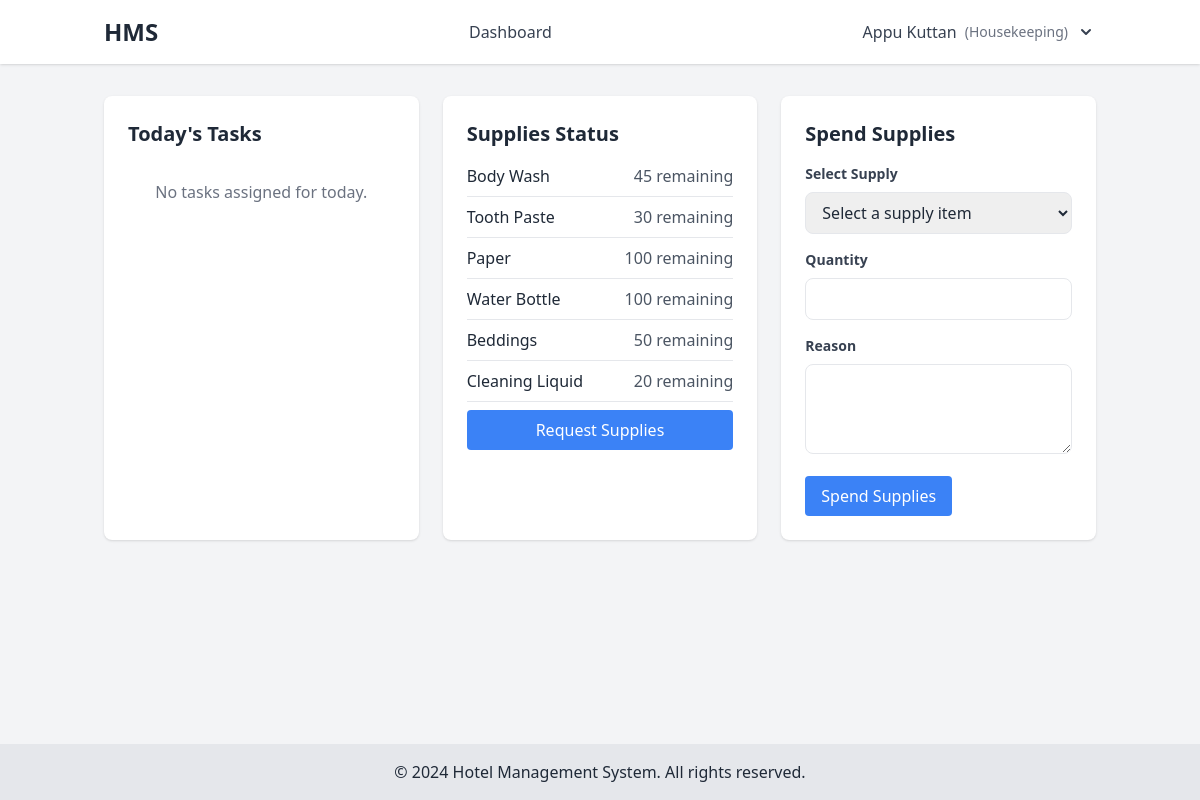
/dashboard/ (signed in), run on the app's committed database.
### hms_app/models.py (models this page shows, shortened)
class User(AbstractUser):
    ADMIN = 'admin'
    MANAGER = 'manager'
    RECEPTIONIST = 'receptionist'
    HOUSEKEEPING = 'housekeeping'
    GUEST = 'guest'
    ROLE_CHOICES = [
        (ADMIN, 'Admin'),
        (MANAGER, 'Manager'),
        (RECEPTIONIST, 'Receptionist'),
        (HOUSEKEEPING, 'Housekeeping'),
        (GUEST, 'Guest'),
    ]
    role = models.CharField(max_length=20, choices=ROLE_CHOICES, default=GUEST)
    phone_number = models.CharField(max_length=15, blank=True)
    two_factor_enabled = models.BooleanField(default=False)
    two_factor_code = models.CharField(max_length=6, null=True, blank=True)

class InventoryItem(models.Model):
    CATEGORY_CHOICES = [
        ('cleaning', 'Cleaning Supplies'),
        ('amenities', 'Guest Amenities'),
        ('linens', 'Linens'),
        ('maintenance', 'Maintenance'),
        ('office', 'Office Supplies')
    ]
    name = models.CharField(max_length=100)
    category = models.CharField(max_length=20, choices=CATEGORY_CHOICES, default='cleaning')
    quantity = models.PositiveIntegerField(default=0)
    minimum_threshold = models.PositiveIntegerField(default=10)
    unit = models.CharField(max_length=20, default='pieces')
    description = models.TextField(blank=True, null=True)
    last_restocked = models.DateTimeField(default=timezone.now)

### hms_app/views.py (the view)
# urls.py: path('dashboard/', views.dashboard, name='dashboard'),
@login_required
def dashboard(request):
    user = request.user
    if user.role == User.ADMIN:
        return admin_dashboard(request)
    elif user.role == User.MANAGER:
        return manager_dashboard(request)
    elif user.role == User.RECEPTIONIST:
        return receptionist_dashboard(request)
    elif user.role == User.HOUSEKEEPING:
        return housekeeping_dashboard(request)
    else:
        return guest_dashboard(request)

### hms_app/views.py (called while the page is built)
def housekeeping_dashboard(request):
    context = {
        'tasks': HousekeepingTask.objects.filter(
            assigned_to=request.user,
            status__in=['pending', 'in_progress']
        ).order_by('-priority', '-created_at'),
        'supplies': InventoryItem.objects.all(),
        'pending_requests': SupplyRequest.objects.filter(
            requested_by=request.user,
            status='pending'
        )
    }
    return render(request, 'dashboard/housekeeping_dashboard.html', context)

### templates/dashboard/housekeeping_dashboard.html (shortened to what this page needs)
{% extends 'base.html' %}
{% block content %}
<div class="grid grid-cols-1 md:grid-cols-3 gap-6">
    <div class="bg-white p-6 rounded-lg shadow">
        <h2 class="text-xl font-semibold mb-4">Today's Tasks</h2>
        <div class="space-y-2">
            {% for task in tasks %}
            <div class="border-b pb-2">
                <p>Room {{ task.room.room_number }} - {{ task.task_type }}</p>
                <p class="text-sm text-gray-600">Assigned to: {{ task.assigned_to.get_full_name }}</p>
                <p class="text-sm text-gray-500">Priority: {{ task.priority }}</p>
                <div class="mt-2">
                    <form method="POST" action="{% url 'update_task_status' task.id %}">
                        {% csrf_token %}
                        <button type="submit" class="px-3 py-1 bg-green-500 text-white rounded hover:bg-green-600">Mark Complete</button>
                    </form>
                </div>
            </div>
            {% empty %}
            <p class="text-gray-500 text-center py-4">No tasks assigned for today.</p>
            {% endfor %}
        </div>
    </div>
    <div class="bg-white p-6 rounded-lg shadow">
        <h2 class="text-xl font-semibold mb-4">Supplies Status</h2>
        <div class="space-y-2">
            {% if supplies %}
                {% for supply in supplies %}
                <div class="flex justify-between items-center border-b pb-2">
                    <span class="font-medium">{{ supply.name }}</span>
                    <div class="flex items-center space-x-4">
                        <span class="{% if supply.quantity < supply.minimum_threshold %}text-red-500 font-semibold{% else %}text-gray-600{% endif %}">
                            {{ supply.quantity }} remaining
                        </span>
                    </div>
                </div>
                {% empty %}
                <p class="text-gray-500 text-center py-4">No supplies information available.</p>
                {% endfor %}
            {% else %}
                <p class="text-gray-500 text-center py-4">No supplies information available.</p>
            {% endif %}
            <a href="{% url 'request_supplies' %}" class="block mt-4 px-4 py-2 bg-blue-500 text-white rounded text-center hover:bg-blue-600">
                Request Supplies
            </a>
        </div>
    </div>
    <div class="bg-white p-6 rounded-lg shadow">
        <h2 class="text-xl font-semibold mb-4">Spend Supplies</h2>
        <form method="POST" action="{% url 'spend_supplies' %}" class="space-y-4">
            <div>
                <label class="block text-gray-700 text-sm font-bold mb-2">Select Supply</label>
                <select name="supply_id" class="w-full px-3 py-2 border rounded-lg focus:outline-none focus:ring-2 focus:ring-blue-500" required>
                    <option value="">Select a supply item</option>
                </select>
            </div>
            <div>
                <label class="block text-gray-700 text-sm font-bold mb-2">Quantity</label>
                <input type="number" name="quantity" class="w-full px-3 py-2 border rounded-lg focus:outline-none focus:ring-2 focus:ring-blue-500" required>
            </div>
            <div>
                <label class="block text-gray-700 text-sm font-bold mb-2">Reason</label>
                <textarea name="reason" class="w-full px-3 py-2 border rounded-lg focus:outline-none focus:ring-2 focus:ring-blue-500" rows="3" required></textarea>
            </div>
            <div>
                <button type="submit" class="px-4 py-2 bg-blue-500 text-white rounded text-center hover:bg-blue-600">
                    Spend Supplies
                </button>
            </div>
        </form>
    </div>
</div>
{% endblock %}

### templates/base.html (shortened to what this page needs)
<!DOCTYPE html>
<html lang="en">
<head>
    <script src="https://cdn.tailwindcss.com"></script>
</head>
<body class="min-h-screen bg-gray-100 text-gray-800 flex flex-col">
    <header class="bg-white shadow">
        <div class="container mx-auto px-4 py-4 flex justify-between items-center">
            <a href="{% url 'dashboard' %}" class="text-2xl font-bold">HMS</a>
            <nav class="space-x-4">
                {% if user.is_authenticated %}
                {% if user.role == 'admin' %}
                <a href="{% url 'dashboard' %}" class="text-gray-700 hover:text-blue-500">Dashboard</a>
                <a href="{% url 'room_list' %}" class="text-gray-700 hover:text-blue-500">Rooms</a>
                <a href="{% url 'generate_reports' %}" class="text-gray-700 hover:text-blue-500">Reports</a>
                <a href="{% url 'payroll_summary' %}" class="text-gray-700 hover:text-blue-500">Payroll</a>
                {% elif user.role == 'receptionist' %}
                <a href="{% url 'dashboard' %}" class="text-gray-700 hover:text-blue-500">Dashboard</a>
                <a href="{% url 'booking_list' %}" class="text-gray-700 hover:text-blue-500">Reservations</a>
                {% elif user.role == 'housekeeping' %}
                <a href="{% url 'dashboard' %}" class="text-gray-700 hover:text-blue-500">Dashboard</a>
                {% else %}
                <a href="{% url 'dashboard' %}" class="text-gray-700 hover:text-blue-500">Dashboard</a>
                <a href="{% url 'booking_list' %}" class="text-gray-700 hover:text-blue-500">My Bookings</a>
                {% endif %}
                {% endif %}
            </nav>
            <div class="flex items-center">
                {% if user.is_authenticated %}
                <div x-data="{ open: false }" class="relative">
                    <button @click="open = !open" class="flex items-center space-x-2 text-gray-700 hover:text-blue-500">
                        <span>{{ user.get_full_name|default:user.username }}</span>
                        <span class="text-sm text-gray-500">({{ user.role|title }})</span>
                        <svg xmlns="http://www.w3.org/2000/svg" class="h-5 w-5" viewBox="0 0 20 20" fill="currentColor">
                            <path fill-rule="evenodd"
                                d="M5.293 7.293a1 1 0 011.414 0L10 10.586l3.293-3.293a1 1 0 111.414 1.414l-4 4a1 1 0 01-1.414 0l-4-4a1 1 0 010-1.414z"
                                clip-rule="evenodd" />
                        </svg>
                    </button>
                </div>
                {% else %}
                <div class="space-x-4">
                    <a href="{% url 'login' %}" class="text-blue-500 hover:underline">Login</a>
                    <a href="{% url 'register' %}" class="text-blue-500 hover:underline">Register</a>
                </div>
                {% endif %}
            </div>
        </div>
    </header>
    <main class="container mx-auto px-4 py-8 flex-grow">
        {% block content %}{% endblock %}
    </main>
    <footer class="bg-gray-200 text-center py-4 mt-auto">
        <p>&copy; {% now "Y" %} Hotel Management System. All rights reserved.</p>
    </footer>
</body>
</html>

### data on the page
User: get_full_name "Appu Kuttan", role "Housekeeping"
InventoryItem: name "Body Wash", quantity "45"
InventoryItem: name "Tooth Paste", quantity "30"
InventoryItem: name "Paper", quantity "100"
InventoryItem: name "Water Bottle", quantity "100"
InventoryItem: name "Beddings", quantity "50"
InventoryItem: name "Cleaning Liquid", quantity "20"
